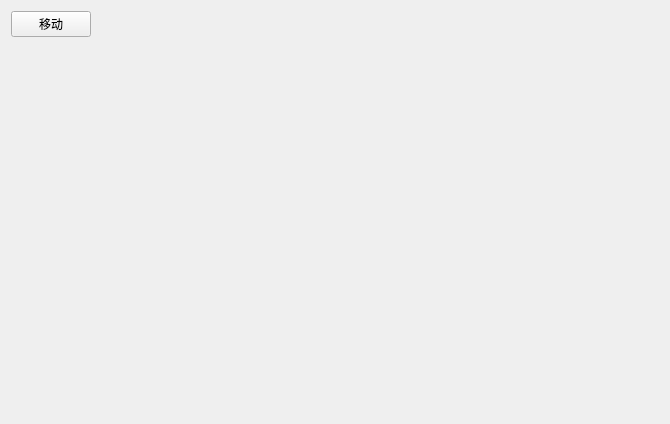
<?xml version="1.0" encoding="UTF-8"?>
<ui version="4.0">
 <class>Widget</class>
 <widget class="QWidget" name="Widget">
  <property name="geometry">
   <rect>
    <x>0</x>
    <y>0</y>
    <width>670</width>
    <height>424</height>
   </rect>
  </property>
  <property name="windowTitle">
   <string>Widget</string>
  </property>
  <layout class="QFormLayout" name="formLayout">
   <item row="0" column="0">
    <widget class="QPushButton" name="pushButton">
     <property name="text">
      <string>移动</string>
     </property>
    </widget>
   </item>
  </layout>
 </widget>
 <resources/>
 <connections/>
</ui>
